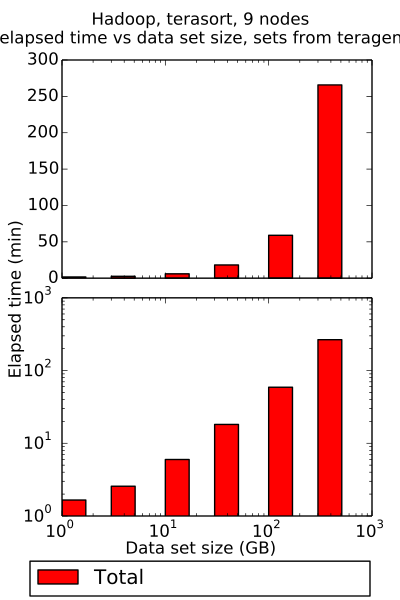

Write Python code to recreate this figure.
#!/usr/bin/env python
"""
Plot elapsed times from map-reduce job.
"""

from __future__ import print_function, division
import os
import ast
import argparse
import datetime as dt
import matplotlib.pyplot as plt

def config_to_dict(fconfig):
    """
    Read Disco cluster configuration file. Return as dict.
    """
    # TODO: use configparser instead
    # Disco config file is one line and formatted as a dict.
    with open(fconfig) as fr:
        line = fr.read()
        dconfig = ast.literal_eval(line.strip())
    return dconfig

def duration_to_timedelta(duration):
    """
    Convert duration from HH:MM:SS to datetime timedelta object.
    """
    duration_arr = map(float, duration.split(':'))
    duration_td = dt.timedelta(hours=duration_arr[0],
                               minutes=duration_arr[1],
                               seconds=duration_arr[2])
    return duration_td

def events_to_dict(fevents):
    """
    Read Disco events file from map-reduce job. Return as dict.
    """
    # Log files from Disco can be > 100 MB.
    # Only read relevant portions into memory.
    # Example record format:
    # ['2014/03/14 17:26:14', 'scout02', 'DONE: [map:0] Task finished in 0:00:00.716']
    # TODO: allow for chained map-reduce jobs
    # TODO: move to disco-specific utils module
    # Events for a single job.
    events = {}
    timestamp_fmt = "%Y/%m/%d %H:%M:%S"
    with open(fevents) as fr:
        map_started = False
        map_finished = False
        reduce_started = False
        reduce_finished = False
        for line in fr:
            arr = ast.literal_eval(line.strip())
            # Start job
            if 'master' in arr[1]:
                # ["2014/03/14 17:26:13","master","Starting job"]
                if 'Starting job' in arr[2]:
                    events['node_id'] = arr[1]
                    events['time_start'] = dt.datetime.strptime(arr[0], timestamp_fmt)
                    continue
            # Map
            if 'master' in arr[1]:
                # ["2014/03/14 17:26:13","master","Starting map phase"]
                if 'Starting map phase' in arr[2]:
                    map_started = True
                    events['map'] = {}
                    events['map']['node_id'] = arr[1]
                    events['map']['time_start'] = dt.datetime.strptime(arr[0], timestamp_fmt)
                    continue
                # ["2014/03/14 17:26:13","master","map:0 assigned to scout02"]
                if (('map' in arr[2])
                    and ('assigned to' in arr[2])):
                    # map_id is 1st word in string, e.g. map:0
                    # node_id is last word in string, e.g. scout02
                    map_id = (arr[2].split(None, 1)[0]).replace(':', '_')
                    events['map'][map_id] = {}
                    events['map'][map_id]['node_id'] = arr[2].rsplit(None, 1)[-1]
                    events['map'][map_id]['time_start'] = dt.datetime.strptime(arr[0], timestamp_fmt)
                    continue
            # ["2014/03/14 17:26:13","scout02","MSG: [map:0] Done: 2017 entries mapped"]
            if 'master' not in arr[1]:
                if (('MSG: [map' in arr[2])
                    and ('Done:' in arr[2])
                    and ('entries mapped' in arr[2])):
                    # map_id is 2nd word in string and has [], e.g. [map:0]
                    # num_entries is 4th word in string.
                    arr_msg = arr[2].split()
                    map_id = (((arr_msg[1]).replace(':', '_')).replace('[', '')).replace(']', '')
                    num_entries = int(arr_msg[3])
                    events['map'][map_id]['num_entries'] = num_entries
                    continue
                # ["2014/03/14 17:26:14","scout02","DONE: [map:0] Task finished in 0:00:00.716"]
                if (('DONE: [map' in arr[2])
                    and ('Task finished in' in arr[2])):
                    # map_id is 2nd word in string and has [], e.g. [map:0]
                    # time_elapsed is last word in string, e.g. 0:00:00.716
                    arr_msg = arr[2].split()
                    map_id = (((arr_msg[1]).replace(':', '_')).replace('[', '')).replace(']', '')
                    events['map'][map_id]['time_finish'] = dt.datetime.strptime(arr[0], timestamp_fmt)
                    events['map'][map_id]['time_elapsed'] = duration_to_timedelta(arr_msg[-1])
                    continue
            if 'master' in arr[1]:
                if map_started and not map_finished:
                    # ["2014/03/14 17:26:14","master","Starting shuffle phase"]
                    if 'Starting shuffle phase' in arr[2]:
                        events['map']['shuffle'] = {}
                        events['map']['shuffle']['node_id'] = arr[1]
                        events['map']['shuffle']['time_start'] = dt.datetime.strptime(arr[0], timestamp_fmt)
                        continue
                    # ["2014/03/14 17:26:14","master","Finished shuffle phase in 0:00:00.003"]
                    if 'Finished shuffle phase' in arr[2]:
                        # time_elapsed is last word in string, e.g. 0:00:00.716
                        events['map']['shuffle']['time_finish'] = dt.datetime.strptime(arr[0], timestamp_fmt)
                        events['map']['shuffle']['time_elapsed'] = duration_to_timedelta(arr[2].rsplit(None, 1)[-1])
                        continue     
                    # ["2014/03/14 17:26:14","master","Finished map phase in 0:00:00.844"]
                    if 'Finished map phase' in arr[2]:
                        map_finished = True
                        # time_elapsed is last word in string, e.g. 0:00:00.716
                        events['map']['time_finish'] = dt.datetime.strptime(arr[0], timestamp_fmt)
                        events['map']['time_elapsed'] = duration_to_timedelta(arr[2].rsplit(None, 1)[-1])
                        # Tally nodes, entries, and maps.
                        list_nodes = []
                        events['map']['num_entries'] = 0
                        events['map']['num_maps'] = 0
                        for key in events['map']:
                            if 'map_' in key:
                                if events['map'][key]['node_id'] not in list_nodes:
                                    list_nodes.append(events['map'][key]['node_id'])
                                events['map']['num_entries'] += events['map'][key]['num_entries']
                                events['map']['num_maps'] += 1
                        events['map']['num_nodes'] = len(list_nodes)
                        continue
            # Reduce
            if 'master' in arr[1]:
                # ["2014/03/14 17:26:14","master","Starting reduce phase"]
                if 'Starting reduce phase' in arr[2]:
                    reduce_started = True
                    events['reduce'] = {}
                    events['reduce']['node_id'] = arr[1]
                    events['reduce']['time_start'] = dt.datetime.strptime(arr[0], timestamp_fmt)
                    continue
                # ["2014/03/14 17:26:14","master","reduce:0 assigned to scout02"]
                if (('reduce' in arr[2])
                    and ('assigned to' in arr[2])):
                    # reduce_id is 1st word in string, e.g. reduce:0
                    # node_id is last word in string, e.g. scout02
                    reduce_id = (arr[2].split(None, 1)[0]).replace(':', '_')
                    events['reduce'][reduce_id] = {}
                    events['reduce'][reduce_id]['node_id'] = arr[2].rsplit(None, 1)[-1]
                    events['reduce'][reduce_id]['time_start'] = dt.datetime.strptime(arr[0], timestamp_fmt)
                    continue
            if 'master' not in arr[1]:
                # ["2014/03/14 17:26:14","scout02","MSG: [reduce:0] Done: 11843 entries reduced"]
                if (('MSG: [reduce' in arr[2])
                    and ('Done:' in arr[2])
                    and ('entries reduced' in arr[2])):
                    # reduce_id is 2nd word in string and has [], e.g. [reduce:0]
                    # num_entries is 4th word in string.
                    arr_msg = arr[2].split()
                    reduce_id = (((arr_msg[1]).replace(':', '_')).replace('[', '')).replace(']', '')
                    num_entries = int(arr_msg[3])
                    events['reduce'][reduce_id]['num_entries'] = num_entries
                    continue
                # ["2014/03/14 17:26:15","scout02","DONE: [reduce:0] Task finished in 0:00:00.867"]
                if (('DONE: [reduce' in arr[2])
                    and ('Task finished in' in arr[2])):
                    # reduce_id is 2nd word in string and has [], e.g. [reduce:0]
                    # time_elapsed is last word in string, e.g. 0:00:00.716
                    arr_msg = arr[2].split()
                    reduce_id = (((arr_msg[1]).replace(':', '_')).replace('[', '')).replace(']', '')
                    events['reduce'][reduce_id]['time_finish'] = dt.datetime.strptime(arr[0], timestamp_fmt)
                    events['reduce'][reduce_id]['time_elapsed'] = duration_to_timedelta(arr_msg[-1])
                    continue
            if 'master' in arr[1]:
                if reduce_started and not reduce_finished:
                    # ["2014/03/14 17:26:15","master","Starting shuffle phase"]
                    if 'Starting shuffle phase' in arr[2]:
                        events['reduce']['shuffle'] = {}
                        events['reduce']['shuffle']['node_id'] = arr[1]
                        events['reduce']['shuffle']['time_start'] = dt.datetime.strptime(arr[0], timestamp_fmt)
                        continue
                    # ["2014/03/14 17:26:15","master","Finished shuffle phase in 0:00:00.001"]
                    if 'Finished shuffle phase' in arr[2]:
                        # time_elapsed is last word in string, e.g. 0:00:00.716
                        events['reduce']['shuffle']['time_finish'] = dt.datetime.strptime(arr[0], timestamp_fmt)
                        events['reduce']['shuffle']['time_elapsed'] = duration_to_timedelta(arr[2].rsplit(None, 1)[-1])
                        continue     
                    # ["2014/03/14 17:26:15","master","Finished reduce phase in 0:00:01.080"]
                    if 'Finished reduce phase' in arr[2]:
                        reduce_finished = True
                        # time_elapsed is last word in string, e.g. 0:00:00.716
                        events['reduce']['time_finish'] = dt.datetime.strptime(arr[0], timestamp_fmt)
                        events['reduce']['time_elapsed'] = duration_to_timedelta(arr[2].rsplit(None, 1)[-1])
                        # Tally nodes, entries, and reduces.
                        list_nodes = []
                        events['reduce']['num_entries'] = 0
                        events['reduce']['num_reduces'] = 0
                        for key in events['reduce']:
                            if 'reduce_' in key:
                                if events['reduce'][key]['node_id'] not in list_nodes:
                                    list_nodes.append(events['reduce'][key]['node_id'])
                                events['reduce']['num_entries'] += events['reduce'][key]['num_entries']
                                events['reduce']['num_reduces'] += 1
                        events['reduce']['num_nodes'] = len(list_nodes)
                        continue
            # Finish job
            # ["2014/03/14 17:26:15","master","READY: Job finished in 0:00:01.925"]
            if 'master' in arr[1]:
                if 'READY: Job finished' in arr[2]:
                    # time_elapsed is last word in string, e.g. 0:00:00.716
                    events['time_finish'] = dt.datetime.strptime(arr[0], timestamp_fmt)
                    events['time_elapsed'] = duration_to_timedelta(arr[2].rsplit(None, 1)[-1])
                    continue
    return events

# def plot(suptitle, xtitle, xvalues, times_map, times_reduce, fplot):
def plot(suptitle, xtitle, xvalues, times, fplot):
    """
    Plot job execution times.
    """
    # Check inputs
    num_xvalues = len(xvalues)
    # if len(times_map) != num_xvalues:
    #     raise IOError(("Number of map jobs != number of x-axis values.\n"
    #                    +" xvalues = {xvalues}\n"
    #                    +" times_map = {times_map}").format(xvalues=xvalues,
    #                                                        times_map=times_map))
    # if len(times_reduce) != num_xvalues:
    #     raise IOError(("Number of reduce jobs != number of x-axis values.\n"
    #                    +" xvalues = {xvalues}\n"
    #                    +" times_reduce = {times_reduce}").format(xvalues=xvalues,
    #                                                              times_reduce=times_reduce))
    if len(times) != num_xvalues:
        raise IOError(("Number of map jobs != number of x-axis values.\n"
                       +" xvalues = {xvalues}\n"
                       +" times = {times}").format(xvalues=xvalues,
                                                           times=times))
    (fplot_base, ext) = os.path.splitext(fplot)
    if ext != '.pdf':
        raise IOError(("File extension not '.pdf': {fname}").format(fname=fplot))

    # Create figure object.
    subplot_kw = {'xscale': 'log'}
    fig_kw = {'figsize': (4., 6.)}
    (fig, axes) = plt.subplots(nrows=2, ncols=1, sharex='col', subplot_kw=subplot_kw, **fig_kw)
    # Add bar charts.
    widths = tuple(s*0.7 for s in xvalues)
    # bars_map = axes[0].bar(left=xvalues,
    #                        height=times_map,
    #                        width=widths,
    #                        color='r',
    #                        label="Map")
    # bars_reduce = axes[0].bar(left=xvalues,
    #                           height=times_reduce,
    #                           width=widths,
    #                           color='y',
    #                           bottom=times_map,
    #                           label="Reduce")
    bars = axes[0].bar(left=xvalues,
                       height=times,
                       width=widths,
                       color='r',
                       label="Total")
    # axes[1].bar(left=xvalues,
    #             height=times_map,
    #             width=widths,
    #             color='r',
    #             log=True)
    # axes[1].bar(left=xvalues,
    #             height=times_reduce,
    #             width=widths,
    #             color='y',
    #             bottom=times_map,
    #             log=True)
    axes[1].bar(left=xvalues,
                height=times,
                width=widths,
                color='r',
                log=True)
    # Must manually set at least common ylabel manually.
    fig.suptitle(suptitle)
    fig.text(x=0.5,
             y=0.085,
             s=xtitle,
             horizontalalignment='center',
             verticalalignment='center')
    fig.text(x=0.04,
             y=0.5,
             s="Elapsed time (min)",
             horizontalalignment='center',
             verticalalignment='center',
             rotation='vertical')
    # Shift lower plot up to make room for legend at bottom.
    # Add metadata to legend labels.
    box0 = axes[0].get_position()
    axes[0].set_position([box0.x0 + 0.03,
                          box0.y0,
                          box0.width,
                          box0.height])
    box1 = axes[1].get_position()
    axes[1].set_position([box1.x0 + 0.03,
                          (box1.y0 + 0.04),
                          box1.width,
                          box1.height])
    # fig.legend(handles=(bars_map, bars_reduce),
    #            labels=(bars_map.get_label(), bars_reduce.get_label()),
    #            ncol=2,
    #            loc='lower center',
    #            bbox_to_anchor=(0.05, -0.01, 0.9, 1.),
    #            mode='expand')
    fig.legend(handles=(bars),
               labels=(bars.get_label(), ),
               ncol=2,
               loc='lower center',
               bbox_to_anchor=(0.05, -0.01, 0.9, 1.),
               mode='expand')
    # Save figure as .pdf.
    fig.savefig(fplot)
    return None

def main(args):
    """
    Read Disco event file and plot performance metrics.
    """
    # TODO: allow for metadata to be added to plot (e.g. data size, file name, etc)
    # # TODO: use configparse for config files
    # (fconfig_base, ext) = os.path.splitext(args.fconfig)
    # if ext != '.csv':
    #     raise IOError(("File extension is not '.csv': {fname}").format(fname=args.fconfig))
    # fconfig_nocmts = fconfig_base + '_temp' + ext
    # with open(args.fconfig, 'r') as fcmts:
    #     with open(fconfig_nocmts, 'w') as fnocmts:
    #         for line in fcmts:
    #             if line.startswith('#'):
    #                 continue
    #             else:
    #                 fnocomts.write(line)
    # dfconfig = pd.read_csv(fconfig_nocmts)
    # fconfigargs.fconfig

    plot_args = {}
    plot_args['suptitle'] = ("Hadoop, terasort, 9 nodes\n"
                             +"elapsed time vs data set size, sets from teragen")
    plot_args['xtitle'] = "Data set size (GB)"
    plot_args['xvalues'] = [1, 3, 10, 30, 100, 300]
    # plot_args['times_map'] = [6.16, 13.78, 36.04]
    # plot_args['times_reduce'] = [0, 0, 0]
    plot_args['times'] = [1.6588, 2.5679, 5.9771, 18.16, 58.9792, 265.7049]
    plot_args['fplot'] = args.fplot

    plot(**plot_args)

    return None

if __name__ == '__main__':
    defaults = {}
    # TODO: use configparser instead
    # defaults['fconfig'] = "config.csv"
    defaults['fplot'] = "plot.pdf"
    parser = argparse.ArgumentParser(formatter_class=argparse.RawTextHelpFormatter,
                                     description="Read Disco event file and plot performance metrics.")
    # parser.add_argument("--fconfig",
    #                     default=defaults['fconfig'],
    #                     help=(("Input configuration file as .csv.\n"
    #                            +" Default: {default}").format(default=defaults['fconfig'])))
    parser.add_argument("--fplot",
                        default=defaults['fplot'],
                        help=(("Output plot file as pdf.\n"
                               +" Default: {default}").format(default=defaults['fplot'])))
    parser.add_argument("--verbose",
                        "-v",
                        action="store_true",
                        help=("Print 'INFO:' messages to stdout."))
    args = parser.parse_args()
    if args.verbose:
        print("INFO: Arguments:")
        for arg in args.__dict__:
            print("", arg, args.__dict__[arg])
    main(args)
